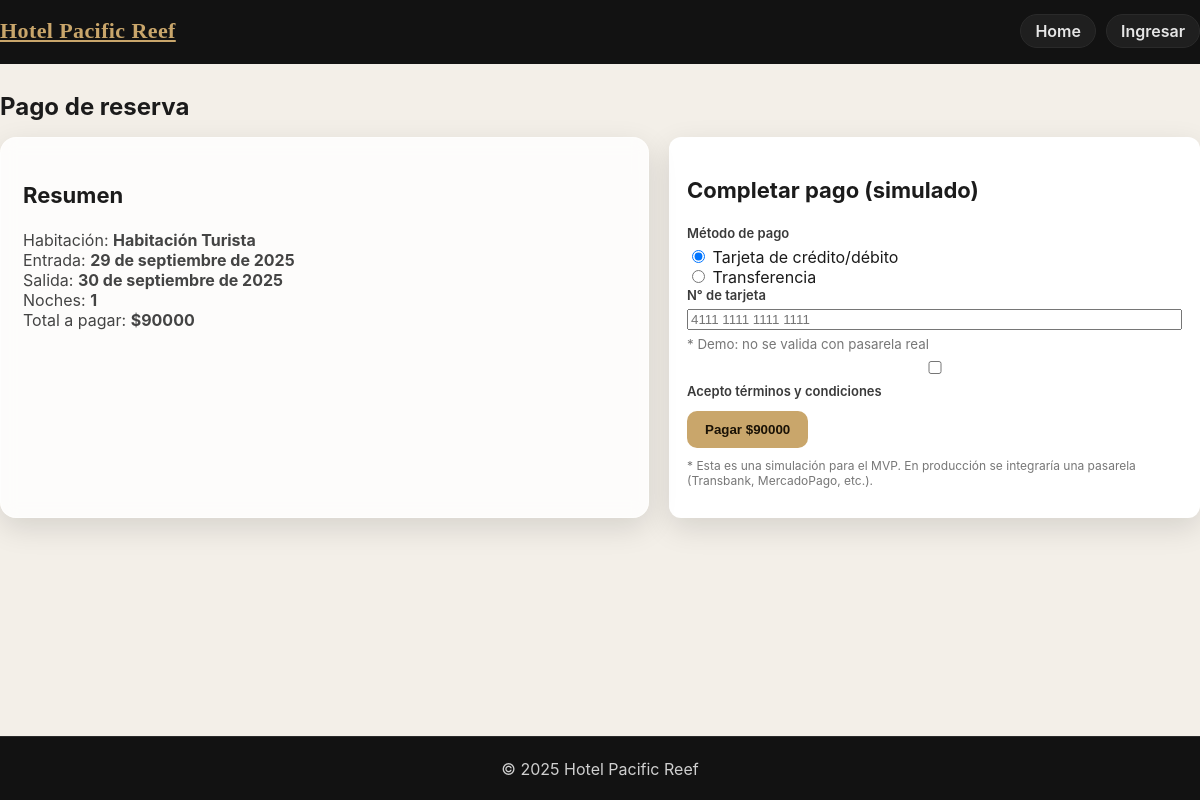
Page /pago/1/ on the committed database.
### hotel/models.py (models this page shows, shortened)
class Reservation(models.Model):
    room = models.ForeignKey(Room, on_delete=models.PROTECT)
    check_in = models.DateField()
    check_out = models.DateField()
    guests = models.PositiveIntegerField(default=1)
    holder_name = models.CharField(max_length=120)
    holder_email = models.EmailField()
    total_amount = models.DecimalField(max_digits=12, decimal_places=0)
    created_at = models.DateTimeField(default=timezone.now)
    PAYMENT_STATUS = [
        ("pending", "Pendiente"),
        ("paid", "Pagado"),
        ("cancelled", "Cancelada"),
    ]
    payment_status = models.CharField(
        max_length=10, choices=PAYMENT_STATUS, default="pending"
    )

class Room(models.Model):
    name = models.CharField(max_length=120)
    category = models.CharField(max_length=80, blank=True)
    capacity = models.PositiveIntegerField(default=2)
    price_per_night = models.DecimalField(max_digits=10, decimal_places=0)  # CLP
    description = models.TextField(blank=True)
    is_active = models.BooleanField(default=True)

### hotel/views.py (the view)
# urls.py: path('pago/<int:res_id>/', views.payment, name='payment'),         # ← NUEVO
def payment(request, res_id):
    res = get_object_or_404(Reservation, pk=res_id)
    nights = (res.check_out - res.check_in).days
    total = res.total_amount
    if request.method == "POST":
        form = PaymentForm(request.POST)
        if form.is_valid():
            res.payment_status = "paid"
            res.save()
            return redirect("confirmation", res_id=res.id)
    else:
        form = PaymentForm(initial={"method": "card"})
    return render(
        request,
        "hotel/payment.html",
        {"res": res, "nights": nights, "total": total, "form": form},
    )

### hotel/forms.py
class PaymentForm(forms.Form):
    method = forms.ChoiceField(
        label="Método de pago",
        choices=[("card", "Tarjeta de crédito/débito"), ("transfer", "Transferencia")],
        widget=forms.RadioSelect,
    )
    card_number = forms.CharField(
        label="N° tarjeta (simulado)",
        max_length=19,
        required=False,
        widget=forms.TextInput(attrs={"placeholder": "4111 1111 1111 1111"}),
    )
    accept = forms.BooleanField(label="Acepto términos y condiciones")

### templates/hotel/payment.html (shortened to what this page needs)
{% extends "base.html" %}
{% block content %}
<div class="container" style="padding:28px 0">
  <h2 style="margin-bottom:16px">Pago de reserva</h2>
  <div class="checkout-grid">
    <div class="card glass">
      <h3 class="card__title">Resumen</h3>
      <ul style="list-style:none;padding:0;margin:8px 0;color:#444">
        <li>Habitación: <b>{{ res.room.name }}</b></li>
        <li>Entrada: <b>{{ res.check_in }}</b></li>
        <li>Salida: <b>{{ res.check_out }}</b></li>
        <li>Noches: <b>{{ nights }}</b></li>
        <li>Total a pagar: <b>${{ total }}</b></li>
      </ul>
    </div>
    <div class="card" style="background:#fff;padding:18px;border-radius:12px">
      <h3 class="card__title">Completar pago (simulado)</h3>
      <form method="post" style="margin-top:10px">
        <div class="field">
          <span class="label">Método de pago</span>
          {{ form.method }}
        </div>
        <div class="field">
          <span class="label">N° de tarjeta</span>
          {{ form.card_number }}
          <small style="color:#777">* Demo: no se valida con pasarela real</small>
        </div>
        <div class="field" style="margin-top:6px">
          {{ form.accept }} <span class="label"> {{ form.accept.label }} </span>
        </div>
        <button class="btn btn--primary" style="margin-top:12px">Pagar ${{ total }}</button>
      </form>
      <p style="font-size:12px;color:#777;margin-top:10px">
        * Esta es una simulación para el MVP. En producción se integraría una pasarela (Transbank, MercadoPago, etc.).
      </p>
    </div>
  </div>
</div>
{% endblock %}

### static/css/styles.css (style rules this page uses)
:root { --bg:#f3efe8; --ink:#1b1b1b; --muted:#6d6d6d; --brand:#c9a66b; --brand-ink:#1a1206; --panel:rgba(255,255,255,.82); --card-shadow: 0 10px 30px rgba(0,0,0,.12); --radius:16px; --topbar-h:64px; --footer-h:64px; }
* { box-sizing:border-box }
html,body { height:100% }
body { margin:0; color:var(--ink); background:var(--bg); font-family: Inter, system-ui, -apple-system, Segoe UI, Roboto, Arial, sans-serif; overflow-x:hidden; }
h1,h2 { margin:0 0 .6rem }
.container { max-width:1200px;margin:0 auto;padding:0 20px }
.card { border-radius:var(--radius);box-shadow:var(--card-shadow) }
.glass { background:var(--panel); backdrop-filter:blur(8px) saturate(120%); -webkit-backdrop-filter:blur(8px) saturate(120%); border:1px solid rgba(255,255,255,.5); padding:22px; }
.card__title { font-size:22px;font-weight:700 }
.field { display:flex;flex-direction:column;gap:6px }
.label { font-size:13px;color:#3a3a3a;font-weight:600 }
.btn { border:0;cursor:pointer;border-radius:10px;font-weight:600;line-height:1; transition:.18s ease;display:inline-flex;align-items:center;justify-content:center }
.btn--primary { background:var(--brand);color:var(--brand-ink);padding:12px 18px }
.checkout-grid { display:grid; grid-template-columns: 1.1fr .9fr; gap:20px; }

### rows in the picture
Reservation: room.name "Habitación Turista", check_in "29 de septiembre de 2025", check_out "30 de septiembre de 2025", total_amount "90000"

### other values in the picture
{{ nights }} "1"
